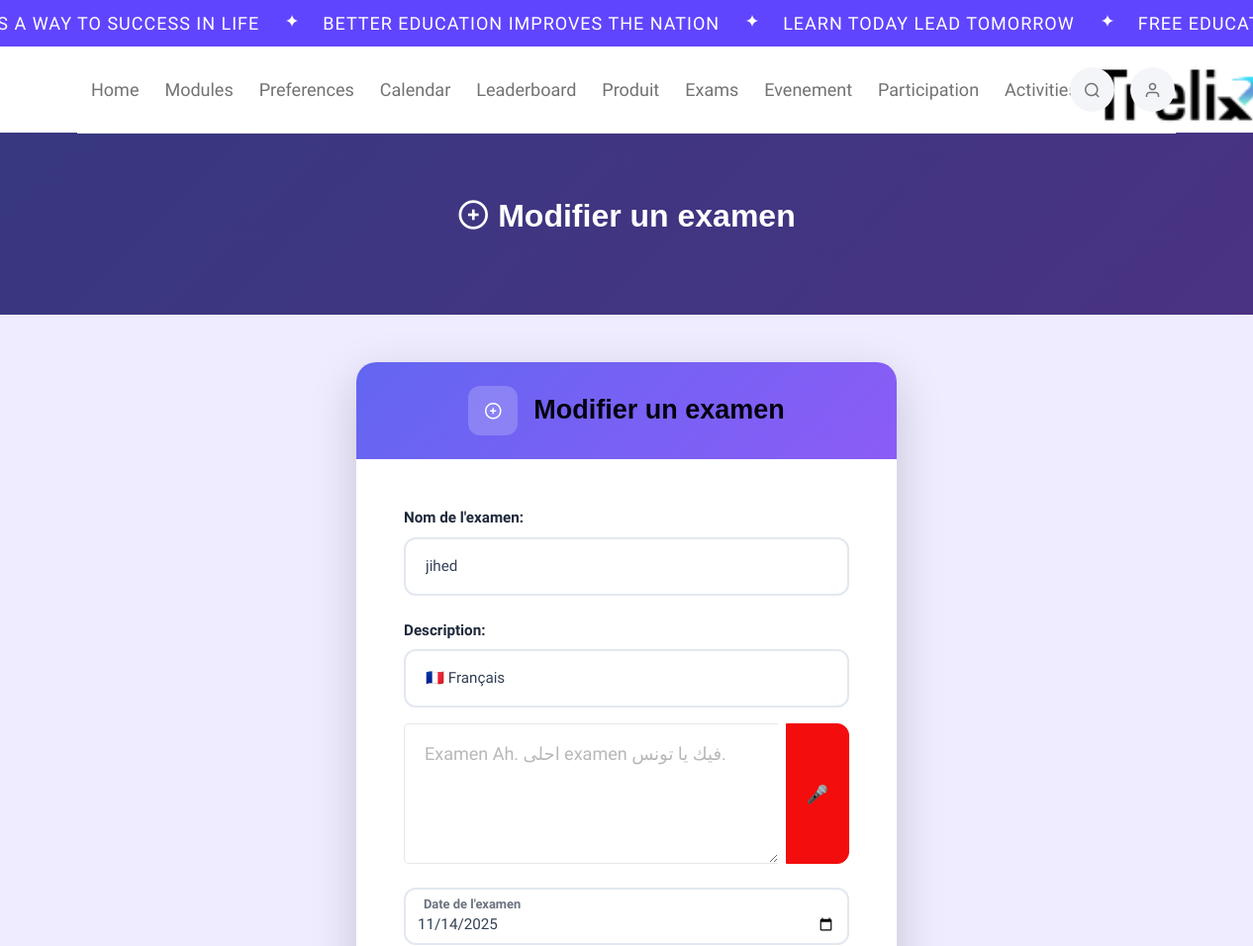
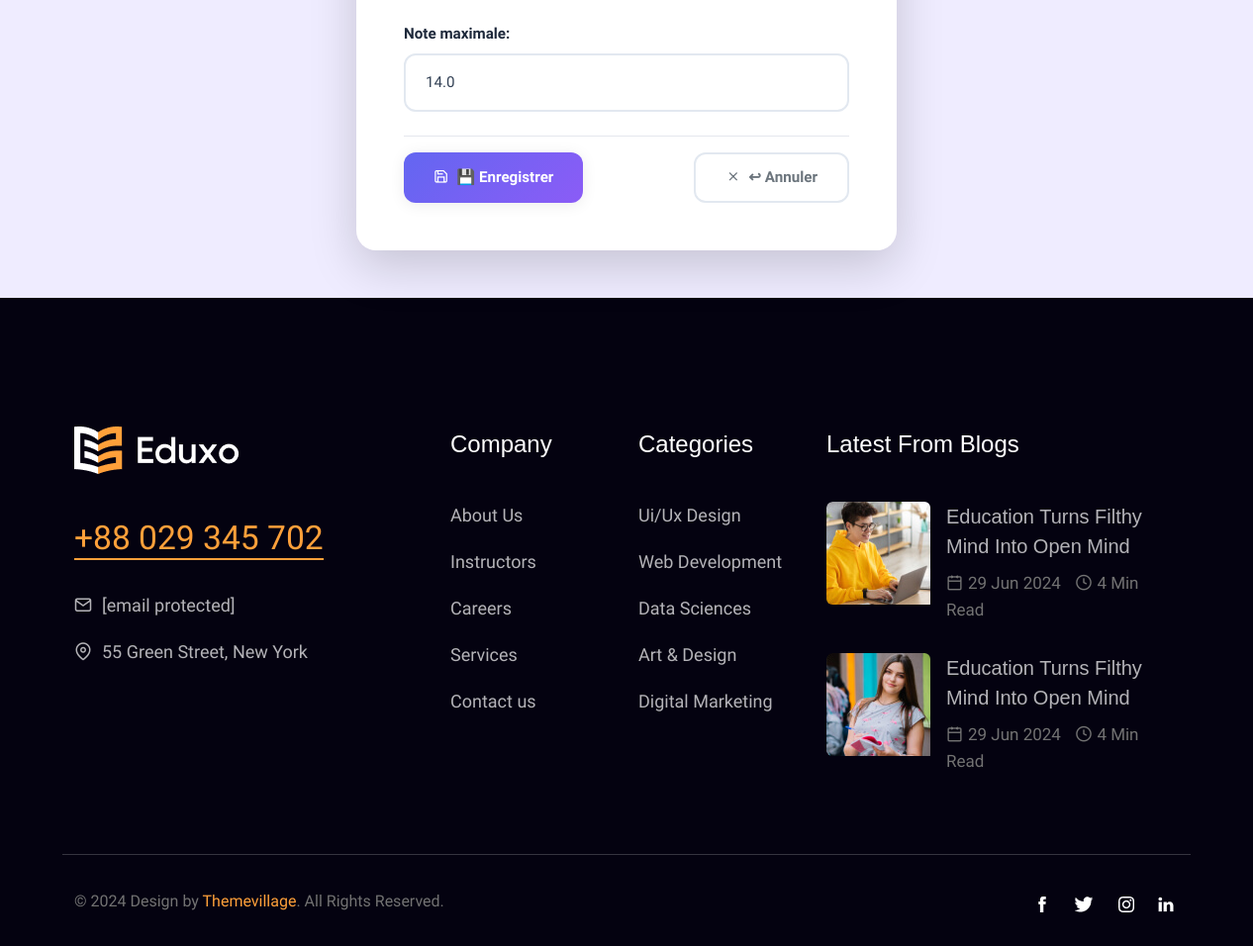
The page /api/examens/modifier/34/ on the database its author committed (2 pictures, top to bottom).
### evaluation/models.py (models this page shows, shortened)
class Examen(models.Model):
    nom = models.CharField(max_length=200)
    date_examen = models.DateField()
    note_max = models.FloatField()
    description = models.TextField(blank=True, null=True)
    badge = models.ForeignKey(Badge, on_delete=models.SET_NULL, null=True, blank=True, related_name="examens")

### evaluation/views.py (the view)
# urls.py: path('examens/modifier/<int:id>/', views.examen_modifier, name='examen_modifier'),
def examen_modifier(request, id):
    examen = get_object_or_404(Examen, id=id)
    if request.method == "POST":
        form = ExamenForm(request.POST, instance=examen)
        if form.is_valid():
            examen = form.save()
            creer_achievement_automatique(examen)
            envoyer_examen_fuseki(examen)
            return redirect('/api/examens/')
    else:
        form = ExamenForm(instance=examen)
    return render(request, 'examen_form.html', {'form': form, 'title': "Modifier un examen"})

### evaluation/forms.py
class ExamenForm(forms.ModelForm):
    class Meta:
        model = Examen
        fields = ['nom', 'description', 'note_max', 'date_examen']
        labels = {
            'nom': "Nom de l'examen",
            'description': "Description",
            'note_max': "Note maximale",
            'date_examen': "Date de l'examen",
        }
        widgets = {
            'nom': forms.TextInput(attrs={'class': 'form-control', 'placeholder': "Ex: Examen Web Sémantique"}),
            'description': forms.Textarea(attrs={'class': 'form-control', 'rows': 4, 'placeholder': "Décrire brièvement l'examen..."}),
            'note_max': forms.NumberInput(attrs={'class': 'form-control', 'placeholder': "Ex: 20", 'min': 1}),
            'date_examen': forms.DateInput(attrs={'class': 'form-control', 'type': 'date'}),
        }

### evaluation/templates/examen_form.html (shortened to what this page needs)
{% extends "trelix_app/base.html" %}
{% load static %}
{% block content %}
{% include 'trelix_app/header.html' %}
{% get_static_prefix as STATIC_PREFIX %}
<section class="promo-sec position-relative overflow-hidden"
 style="background: linear-gradient(135deg, rgba(99,102,241,.95) 0%, rgba(139,92,246,.95) 100%); padding:60px 0;">
  <div class="container">
    <div class="row">
      <div class="col-lg-12 text-center">
        <h1 class="display-4 text-white fw-bold mb-3">
          <i class="feather-icon icon-plus-circle"></i> {{ title }}
        </h1>
      </div>
    </div>
  </div>
</section>
<section class="py-5 bg-light">
  <div class="container">
    <div class="row justify-content-center">
      <div class="col-lg-8 col-xl-6">
        <div class="card border-0 shadow-lg custom-card">
          <div class="card-header bg-gradient-primary text-white py-4">
            <div class="d-flex align-items-center justify-content-center">
              <div class="icon-wrapper bg-white-20 me-3">
                <i class="feather-icon icon-plus-circle text-white"></i>
              </div>
              <h2 class="h4 mb-0">{{ title }}</h2>
            </div>
          </div>
          <div class="card-body p-5">
            <form method="POST">
              <div class="mb-4">
                {{ form.nom.label_tag }}
                {{ form.nom }}
              </div>
              <div class="mb-4">
                {{ form.description.label_tag }}
                <select id="langSelect" class="form-select mb-3">
                  <option value="fr-FR">🇫🇷 Français</option>
                </select>
                <div class="input-group">
                  {{ form.description }}
                  <button type="button" id="btnSpeak" class="btn btn-danger ms-2">🎤</button>
                </div>
              </div>
              <div class="mb-4">
                <div class="form-floating">
                  {{ form.date_examen }}
                  <label for="{{ form.date_examen.id_for_label }}">Date de l'examen</label>
                </div>
              </div>
              <div class="mb-4">
                {{ form.note_max.label_tag }}
                {{ form.note_max }}
              </div>
              <div class="d-flex justify-content-between mt-4 pt-3 border-top">
                <button class="btn btn-custom-primary">
                  <i class="feather-icon icon-save me-2"></i>💾 Enregistrer
                </button>
                <a href="/api/examens/" class="btn btn-custom-secondary">
                  <i class="feather-icon icon-x me-2"></i>↩ Annuler
                </a>
              </div>
            </form>
          </div>
        </div>
      </div>
    </div>
  </div>
</section>
{% include 'trelix_app/footer.html' %}
{% endblock %}

### trelix_app/static/css/feather.css (style rules this page uses)
.feather-icon { font-family: "feather-icons"; display: inline-block; line-height: 1; font-weight: normal; font-style: normal; speak: none; text-decoration: inherit; text-transform: none; text-rendering: auto; -webkit-font-smoothing: antialiased; -moz-osx-font-smoothing: grayscale; }
.icon-plus-circle:before { content: "\f1bd"; }
.icon-save:before { content: "\f1cb"; }
.icon-x:before { content: "\f213"; }

### evaluation/templates/examen_form.html (style rules this page uses)
:root { --primary-color: #6366f1; --primary-dark: #4f46e5; --secondary-color: #6c757d; --success-color: #10b981; --danger-color: #ef4444; --warning-color: #f59e0b; --border-color: #e2e8f0; --shadow-light: 0 2px 15px rgba(0,0,0,0.08); --shadow-medium: 0 5px 25px rgba(0,0,0,0.1); --gradient-primary: linear-gradient(135deg, #6366f1 0%, #8b5cf6 100%); }
.custom-card { border-radius: 20px; overflow: hidden; transition: transform 0.3s ease, box-shadow 0.3s ease; }
.card-header.bg-gradient-primary { background: var(--gradient-primary) !important; border: none; }
.icon-wrapper { width: 50px; height: 50px; border-radius: 12px; display: flex; align-items: center; justify-content: center; background: rgba(255, 255, 255, 0.2); backdrop-filter: blur(10px); }
label { color: #1e293b !important; font-weight: 600; font-size: 0.95rem; margin-bottom: 8px; display: block; }
.form-select, input[type="text"], input[type="date"], input[type="number"], textarea { width: 100%; padding: 16px 20px; border: 2px solid var(--border-color); border-radius: 12px; background: #fff; font-size: 0.95rem; transition: all 0.3s ease; color: #334155; }
.input-group { display: flex; align-items: stretch; }
.input-group textarea { flex: 1; border-right: none; border-top-right-radius: 0; border-bottom-right-radius: 0; resize: vertical; min-height: 120px; }
.input-group .btn { border-radius: 0 12px 12px 0; padding: 0 20px; display: flex; align-items: center; justify-content: center; transition: all 0.3s ease; }
.form-floating { position: relative; }
.form-floating input { padding: 16px 20px; }
.form-floating label { position: absolute; top: 0; left: 0; height: 100%; padding: 16px 20px; pointer-events: none; border: 1px solid transparent; transform-origin: 0 0; transition: opacity .1s ease-in-out,transform .1s ease-in-out; color: #6b7280; }
.form-floating input:focus ~ label, .form-floating input:not(:placeholder-shown) ~ label { transform: scale(.85) translateY(-0.5rem) translateX(0.15rem); opacity: 0.65; }
.btn-custom-primary { background: var(--gradient-primary); border: none; color: white; padding: 12px 30px; border-radius: 12px; font-weight: 600; font-size: 0.95rem; transition: all 0.3s ease; box-shadow: var(--shadow-light); }
.btn-custom-secondary { background: #fff; border: 2px solid var(--border-color); color: var(--secondary-color); padding: 12px 30px; border-radius: 12px; font-weight: 600; font-size: 0.95rem; transition: all 0.3s ease; }
.mb-4 { animation: fadeIn 0.5s ease forwards; }
.mb-4:nth-child(2) { animation-delay: 0.2s; }
.mb-4:nth-child(3) { animation-delay: 0.3s; }
.mb-4:nth-child(4) { animation-delay: 0.4s; }

### rows shown on the page
Examen: nom "jihed", description "Examen Ah. احلى examen فيك يا تونس.", date_examen "11/14/2025", note_max "14.0"

### other values the page prints
{{ title }} "Modifier un examen"
